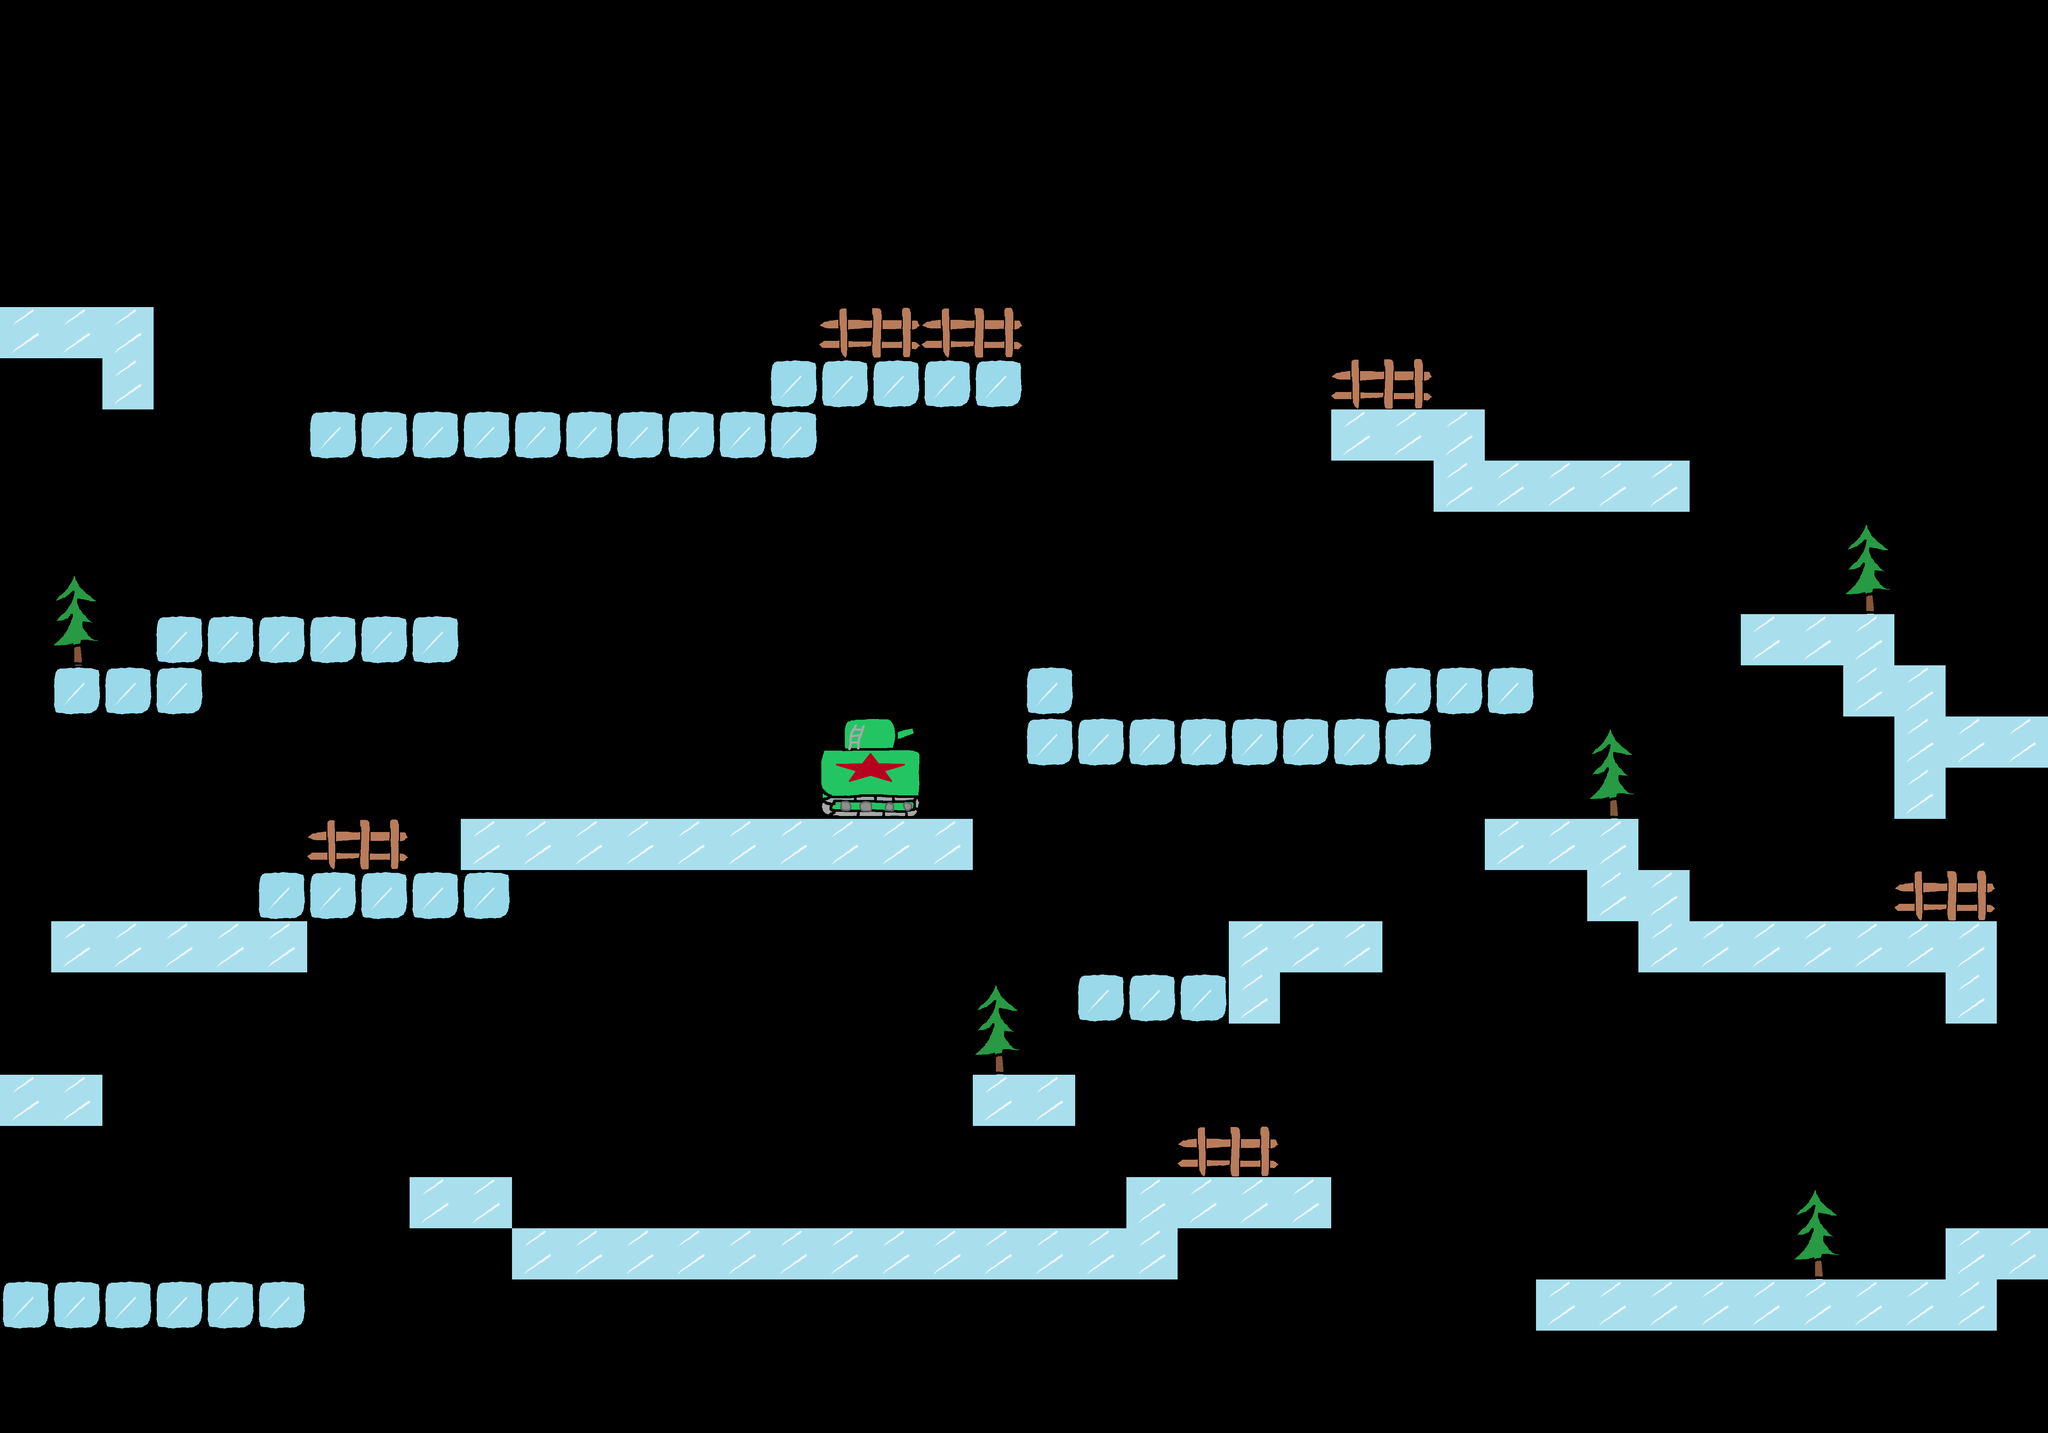

A 2D game scene composited from a Tiled map and its tileset images. What follows is a short description and the map's XML, with each tile layer's data collapsed to a summary:
An orthogonal 40x28 tile map with 144x144 px tiles, 1 tile layer (tiles), 3 tilesets and 27 objects (6x 2, 3x 1, 3).

<map version="1.0" tiledversion="1.0.2" orientation="orthogonal" renderorder="right-down" width="40" height="28" tilewidth="144" tileheight="144" nextobjectid="183">
 <tileset firstgid="1" name="objects" tilewidth="144" tileheight="144" tilecount="6" columns="3">
  <image source="../../../graphics/tilesets/map_objects.png" width="432" height="288" />
 </tileset>
 <tileset firstgid="7" name="enemies" tilewidth="144" tileheight="144" tilecount="12" columns="3">
  <image source="../../../graphics/tilesets/sovietski_enemies.png" width="432" height="576" />
 </tileset>
 <tileset firstgid="19" name="tileset" tilewidth="144" tileheight="144" tilecount="18" columns="3">
  <image source="../../../graphics/tilesets/sovietski_tileset.png" width="432" height="864" />
 </tileset>
 <layer name="tiles" width="40" height="28">
  <data>[1120 cells, 163 non-empty, 10 distinct tile ids]</data>
 </layer>
 <objectgroup name="objects">
  <object id="162" gid="4" x="5596" y="3448" width="144" height="144" />
  <object id="163" gid="4" x="5224" y="3604" width="144" height="144" />
  <object id="164" gid="4" x="5632" y="2308" width="144" height="144" />
  <object id="165" gid="4" x="5572" y="2328" width="144" height="144" />
  <object id="166" gid="4" x="4608" y="1324" width="144" height="144" />
  <object id="167" gid="4" x="4040" y="2168" width="144" height="144" />
  <object id="168" gid="4" x="3744" y="2888" width="144" height="144" />
  <object id="169" gid="4" x="852" y="2732" width="144" height="144" />
  <object id="170" gid="4" x="292" y="1896" width="144" height="144" />
  <object id="171" gid="4" x="148" y="876" width="144" height="144" />
  <object id="172" gid="4" x="1800" y="1136" width="144" height="144" />
  <object id="173" gid="4" x="1088" y="1128" width="144" height="144" />
  <object id="174" gid="6" x="5560" y="2008" width="144" height="144" />
  <object id="175" gid="6" x="120" y="1592" width="144" height="144" />
  <object id="176" gid="6" x="2888" y="3032" width="144" height="144" />
  <object id="177" gid="5" x="3288" y="680" width="144" height="144" />
  <object id="181" gid="4" x="1744" y="1544" width="144" height="144" />
 </objectgroup>
 <objectgroup name="enemies">
  <object id="142" type="2" gid="10" x="2020" y="3456" width="144" height="144" />
  <object id="143" type="2" gid="10" x="2732" y="3452" width="144" height="144" />
  <object id="144" type="2" gid="7" x="1576" y="2304" width="144" height="144" />
  <object id="147" type="1" gid="9" x="3156" y="2740" width="144" height="144" />
  <object id="148" type="2" gid="10" x="1864" y="2308" width="144" height="144" />
  <object id="149" type="2" gid="10" x="3456" y="2024" width="144" height="144" />
  <object id="151" type="3" gid="10" x="1444" y="1156" width="144" height="144" />
  <object id="153" type="2" gid="9" x="716" y="1732" width="144" height="144" />
  <object id="180" type="1" gid="7" x="4396.28" y="1295.32" width="144" height="144" />
  <object id="182" type="1" gid="7" x="4616" y="3592" width="144" height="144" />
 </objectgroup>
</map>
